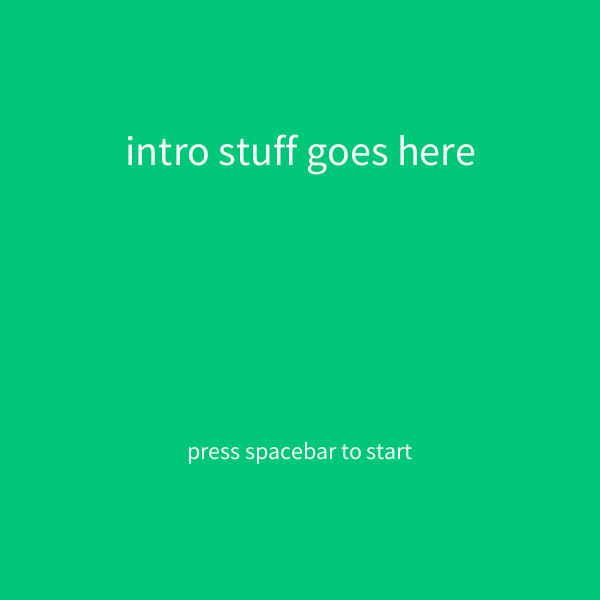
Frame 1 (no input)
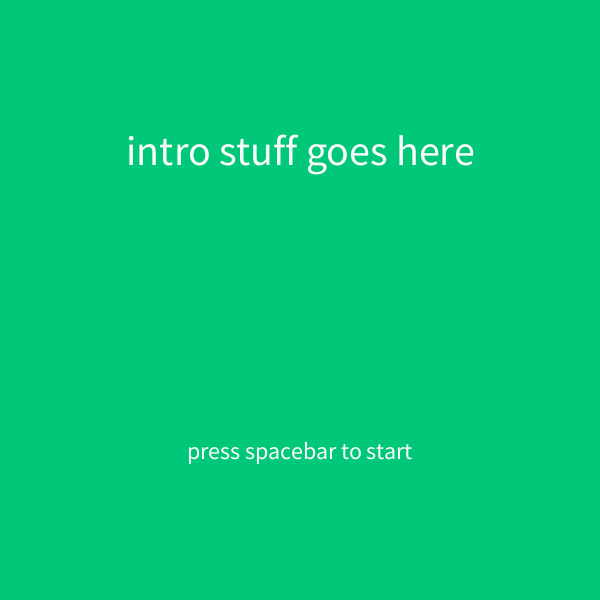
Frame 60 (the mouse pressed at the canvas centre just before this capture)
Frame 120 (the mouse held since frame 60 and released just before this capture): identical to frame 60, image omitted

The Processing sketch that drew these frames (run headless with seeded random() and noise(); from frame 60 on, the mouse is pressed at the canvas centre):

// Processing sketch: stateMachine
// ── stateMachine.pde
int state = 0;

void setup() {
  size(600, 600);
  textAlign(CENTER, CENTER);
  rectMode(CENTER);
  fill(250);
}

void draw() {
  switch (state) {
  case 0:
    drawIntro();
    break;
  case 1:
    drawScene1();
    break;
  case 2:
    drawScene2();
    break;
  case 3:
    drawScene3();
    break;
  case 4:
    drawEnding();
  default:
    break;
  }
}

void keyPressed() {
  switch (state) {
  case 0:
    if (key == ' ') {
      state = 1;
    }
    break;
  case 1:
    if (key == 'a') {
      state = 2;
    } else if (key == 'z') {
      state = 3;
    }
    break;
  case 2:
    if (key == ' ') {
      state = 4;
    }
    break;
  case 3:
    if (key == ' ') {
      state = 4;
    }
    break;
  case 4:
    if (key == 'r') {
      state = 0;
    }
  default:
    break;
  }
}

void drawIntro() {
  background(0, 200, 120);
  textSize(42);
  text("intro stuff goes here", width/2, 150);
  textSize(24);
  text("press spacebar to start", width/2, height- 150);
}

void drawScene1() {
  background(200, 120, 0);
  textSize(24);
  text("to see a circle, press a", width/2, height/2);
  text("to see a square, press z", width/2, height/2 + 50);
}

void drawScene2() {
  background(120, 0, 200);
  textSize(24);
  text("look, a circle!", width/2, height/2 + 100);
  text("press spacebar to continue", width/2, height- 150);
  ellipse(width/2, height/2, 100 + sin(frameCount * 0.1) * 20, 100 + sin(frameCount * 0.1) * 20);
}

void drawScene3() {
  background(0, 120, 200);
  textSize(24);
  text("look, a square!", width/2, height/2 + 100);
  text("press spacebar to continue", width/2, height- 150);
  pushMatrix();
  translate(width/2, height/2);
  rotate(sin(frameCount * 0.01) * PI);
  rect(0, 0, 100, 100);
  popMatrix();
}

void drawEnding() {
  background(10);
  textSize(72);
  text("fin", width/2, height/2);
  textSize(24);
  text("press r to restart", width/2, height- 150);
}
